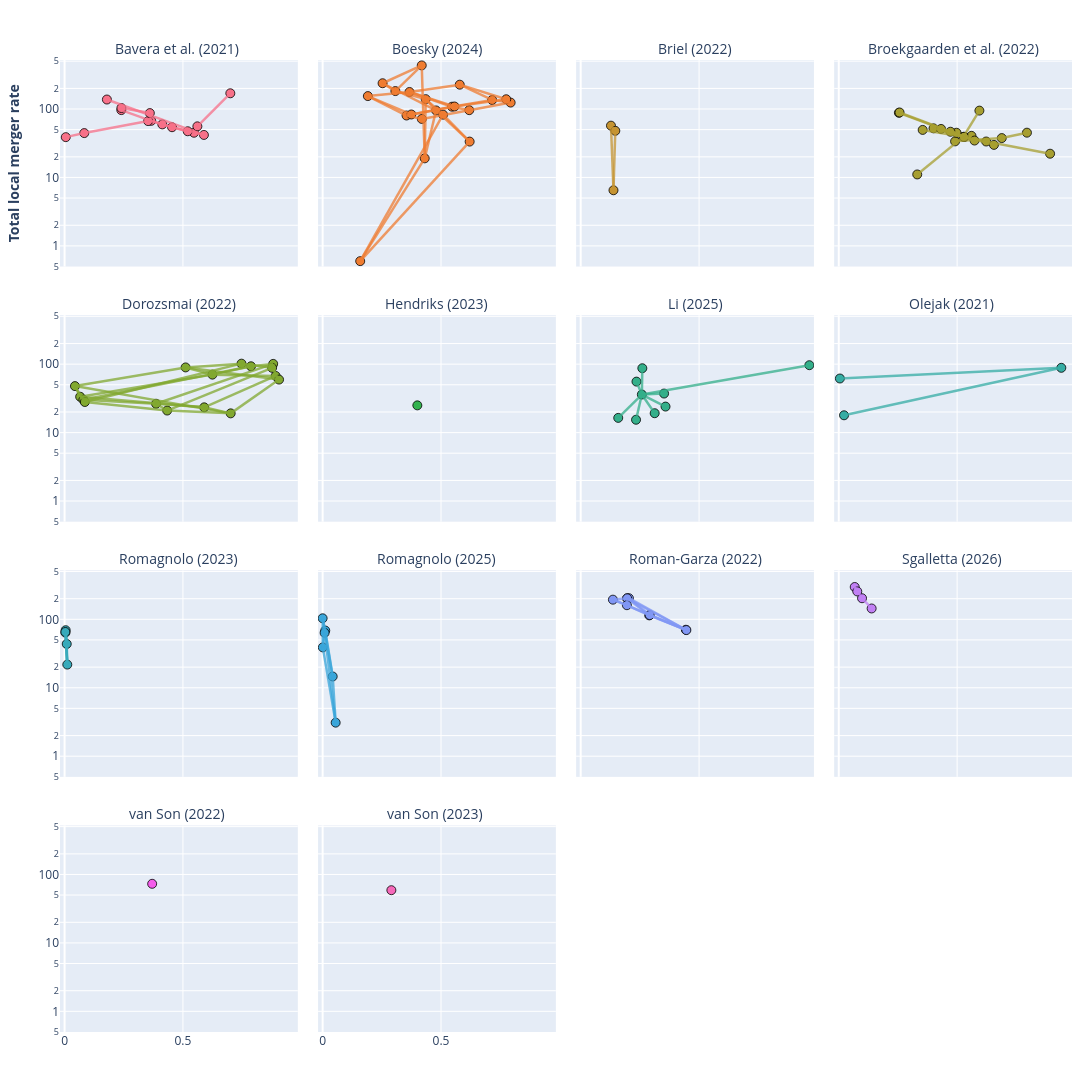

Write notebook code for a chart like this one.
### Markdown cell above
### Interactive plotting

### Code cell
import os
import math
import numpy as np
import pandas as pd

import plotly.graph_objects as go
from plotly.subplots import make_subplots

import seaborn as sns


def plot_withoutCE_by_study_plotly(
    path_to_file: str,
    DCOlabel: str = "BH-BH",
    relation_file: Optional[str] = None,
    rates_file: Optional[str] = None,
    specs_file: str = "simulation_specs.csv",
    ncols_grid: int = 4,
    panel_w: float = 360,   # pixels per panel (width)
    panel_h: float = 290,   # pixels per panel (height)
    marker_size: int = 9,
    line_width: float = 2.5,
    line_alpha: float = 0.75,
    palette_name: str = "husl",  # seaborn palette
):
    """
    Interactive Plotly version of the *grid by study* plot.

    Requirements:
      - {DCOlabel}_fcRelations.csv contains columns:
          legend, from_modelname, to_modelname, travel_label, from_option, to_option
      - {DCOlabel}_rates_review.csv contains:
          model, fraction without common envelope, <fc_total_header>
      - simulation_specs.csv contains:
          model, label_1, label_2, label_3, label_4   (some may be empty)

    Returns: plotly.graph_objects.Figure
    """

    # ---------- load relations ----------
    if relation_file is None:
        relation_file = f"{DCOlabel}_fcRelations.csv"
    df_rel = pd.read_csv(os.path.join(path_to_file, relation_file))

    # ---------- load rates ----------
    if rates_file is None:
        rates_file = f"{DCOlabel}_rates_review.csv"
    df_rates = pd.read_csv(os.path.join(path_to_file, rates_file)).fillna(0.0)
    if "model" not in df_rates.columns:
        raise ValueError("Rates file must include a 'model' column.")
    df_rates = df_rates.set_index("model")

    # ---------- infer your y-column header via obtain_fc_dict (if you have it) ----------
    # If you don't want to depend on obtain_fc_dict(), just hardcode the total-rate column name here.
    fc_dict = obtain_fc_dict()
    fc_total_header = fc_dict["total"]["name"]      # column name for total intrinsic rate
    yname = fc_dict["total"]["axlabel"]

    channels = fc_dict["CE_simple"]["channels"]
    channel_dict = next(ch for ch in channels if ch["name"] == "fraction without common envelope")
    xname = channel_dict["axlabel"]

    if fc_total_header not in df_rates.columns:
        raise ValueError(
            f"Could not find total-rate column '{fc_total_header}' in rates file. "
            f"Available columns: {list(df_rates.columns)}"
        )
    if "fraction without common envelope" not in df_rates.columns:
        raise ValueError(
            "Rates file must include column 'fraction without common envelope'."
        )

        
    # ---------- load simulation specs for point hover labels ----------
    specs_path = os.path.join(path_to_file, specs_file)
    if not os.path.exists(specs_path):
        raise FileNotFoundError(f"Could not find simulation specs file: {specs_path}")

    df_specs = pd.read_csv(specs_path)
    if "model" not in df_specs.columns:
        raise ValueError("simulation_specs.csv must include a 'model' column.")
    df_specs = df_specs.set_index("model")

    label_cols = [c for c in ["label_1", "label_2", "label_3", "label_4"] if c in df_specs.columns]

        
        
    # --- Global axis limits (shared across all panels) ---
    xvals = df_rates["fraction without common envelope"].astype(float).values
    yvals = df_rates[fc_total_header].astype(float).values

    # Remove non-positive values for log scale safety
    yvals = yvals[yvals > 0]

    xmin, xmax = np.nanmin(xvals), np.nanmax(xvals)
    ymin, ymax = np.nanmin(yvals), np.nanmax(yvals)

    # Add small padding so points are not on edges
    xpad = 0.02 * (xmax - xmin) if xmax > xmin else 0.05
    xmin -= xpad
    xmax += xpad

    # log padding in multiplicative space
    ymin /= 1.2
    ymax *= 1.2
        
    
    
    def point_hover_text(model: str) -> str:
        """Build hover text for a point using label_1..label_4 (only non-empty)."""
        lines = [f"<b>{model}</b>"]
        if model in df_specs.index and label_cols:
            vals = []
            for c in label_cols:
                v = df_specs.loc[model, c]
                if pd.notna(v):
                    s = str(v).strip()
                    if s and s.lower() != "nan":
                        vals.append(s)
            if vals:
                lines.append("<br>".join(vals))
        return "<br>".join(lines)

    def line_hover_text(row: pd.Series) -> str:
        tl = str(row.get("travel_label", "")).strip()
        fo = str(row.get("from_option", "")).strip()
        to = str(row.get("to_option", "")).strip()
        # Format exactly as requested:
        # change: %travel_label: from %from_option to %to_option
        return f"change: {tl}: from {fo} to {to}"

    # ---------- studies + colors ----------
    legends_sorted = sorted(df_rel["legend"].dropna().unique().tolist())
    n_studies = len(legends_sorted)

    ncols = int(ncols_grid)
    nrows = int(math.ceil(n_studies / ncols))

    palette = sns.color_palette(palette_name, n_studies)
    # plotly wants css-like color strings
    def to_rgb_str(rgb_tuple):
        r, g, b = [int(round(255 * x)) for x in rgb_tuple]
        return f"rgb({r},{g},{b})"

    color_map = {leg: to_rgb_str(palette[i]) for i, leg in enumerate(legends_sorted)}

    # ---------- make subplot figure ----------
    fig = make_subplots(
        rows=nrows,
        cols=ncols,
        subplot_titles=legends_sorted,  # shows study name above each panel
        shared_xaxes=True,
        shared_yaxes=True,
        horizontal_spacing=0.02,
        vertical_spacing=0.05,
    )

    # ---------- add traces per study ----------
    # We add:
    #  - scatter points (one trace per study, all points)
    #  - line segments (one trace per relation row, to keep hover per segment)
    #
    # If you have *many* rows, per-segment traces can be heavy.
    # But it gives you exactly the per-line hover you want.
    #
    for i, leg in enumerate(legends_sorted):
        row_i = i // ncols + 1
        col_i = i % ncols + 1
        
        # make log y-axis
        fig.update_yaxes(type="log", row=row_i, col=col_i)

        df_sub = df_rel[df_rel["legend"] == leg].copy()

        # Collect unique models used in this study (for point trace)
        models = pd.unique(df_sub[["from_modelname", "to_modelname"]].values.ravel("K"))
        models = [m for m in models if isinstance(m, str) and m in df_rates.index]

        xs, ys, hovers = [], [], []
        for m in models:
            xs.append(float(df_rates.loc[m, "fraction without common envelope"]))
            ys.append(float(df_rates.loc[m, fc_total_header]))
            hovers.append(point_hover_text(m))

        # Points (one trace per panel)
        fig.add_trace(
            go.Scatter(
                x=xs,
                y=ys,
                mode="markers",
                marker=dict(
                    size=marker_size,
                    color=color_map[leg],
                    line=dict(width=0.8, color="black"),
                    opacity=1.0,
                ),
                hovertemplate="%{text}<extra></extra>",
                text=hovers,
                showlegend=False,
            ),
            row=row_i,
            col=col_i,
        )

        # Lines: one trace per relation row for per-line hover text
        for _, r in df_sub.iterrows():
            m_from = r.get("from_modelname", None)
            m_to = r.get("to_modelname", None)

            if not (isinstance(m_from, str) and isinstance(m_to, str)):
                continue
            if m_from not in df_rates.index or m_to not in df_rates.index:
                continue

            x1 = float(df_rates.loc[m_from, "fraction without common envelope"])
            y1 = float(df_rates.loc[m_from, fc_total_header])
            x2 = float(df_rates.loc[m_to, "fraction without common envelope"])
            y2 = float(df_rates.loc[m_to, fc_total_header])
            
            # add hidden point in middle of line to make line hoovering work 
            hover_txt = line_hover_text(r)

            # Midpoint for log-y axis (geometric mean keeps visual straightness)
            mx = 0.5 * (x1 + x2)
            my = 10 ** (0.5 * (np.log10(y1) + np.log10(y2)))

            # 1 Draw the actual straight line
            fig.add_trace(
                go.Scatter(
                    x=[x1, x2],
                    y=[y1, y2],
                    mode="lines",
                    line=dict(width=line_width, color=color_map[leg]),
                    opacity=line_alpha,
                    hoverinfo="skip",   # prevents hover conflicts
                    showlegend=False,
                ),
                row=row_i,
                col=col_i,
            )

            # 2 Invisible hover marker at midpoint
            fig.add_trace(
                go.Scatter(
                    x=[mx],
                    y=[my],
                    mode="markers",
                    marker=dict(size=14, opacity=0.0),
                    text=[hover_txt],
                    hovertemplate="%{text}<extra></extra>",
                    hoverinfo="text",
                    showlegend=False,
                ),
                row=row_i,
                col=col_i,
            )
#             hover_txt = line_hover_text(r)

#             # midpoint makes hover work along entire line
#             mx = 0.5 * (x1 + x2)
#             my = 0.5 * (y1 + y2)

#             fig.add_trace(
#                 go.Scatter(
#                     x=[x1, mx, x2],
#                     y=[y1, my, y2],
#                     mode="lines",
#                     line=dict(width=line_width, color=color_map[leg]),
#                     opacity=line_alpha,
#                     text=[hover_txt, hover_txt, hover_txt],
#                     hovertemplate="%{text}<extra></extra>",
#                     hoverinfo="text",
#                     showlegend=False,
#                 ),
#                 row=row_i,
#                 col=col_i,
#             )

        # Axes: make y log, x linear
        fig.update_xaxes(
            type="linear",
            range=[xmin, xmax],
            row=row_i,
            col=col_i
        )

        fig.update_yaxes(
            type="log",
            range=[np.log10(ymin), np.log10(ymax)],  # IMPORTANT: log axes use log10 values
            row=row_i,
            col=col_i
        )

    # Turn off unused panels
    for j in range(n_studies, nrows * ncols):
        r = j // ncols + 1
        c = j % ncols + 1
        fig.update_xaxes(visible=False, row=r, col=c)
        fig.update_yaxes(visible=False, row=r, col=c)

    # Global labels + layout
    fig.update_layout(
        width=int(panel_w * ncols),
        height=int(panel_h * nrows) + 60,
        margin=dict(l=60, r=20, t=60, b=60),
        hovermode="closest",
        hoverdistance=40,
    )
    

    
    # “Global” axis titles (Plotly puts these on the overall figure)
    fig.update_xaxes(title_text=f"<b>{xname}</b>", row=nrows, col=max(1, min(ncols, n_studies)))
    fig.update_yaxes(title_text=f"<b>{yname}</b>", row=max(1, min(nrows, 1)), col=1)

    # Make subplot title font a bit bigger/bold
    fig.update_annotations(font=dict(size=14))

    return fig


# ---- Example call ----
DCOlabel = "BH-BH"

fig = plot_withoutCE_by_study_plotly(
    path_to_file="/Users/floorbroekgaarden/Projects/GitHub/Rates_of_Formation_Channels/plottingCode/Fig_comparison/Data_formation_channels_intrinsic/",
    DCOlabel=DCOlabel,
    ncols_grid=4,
    palette_name="husl",
    specs_file="simulation_specs.csv",
)

fig.show()
